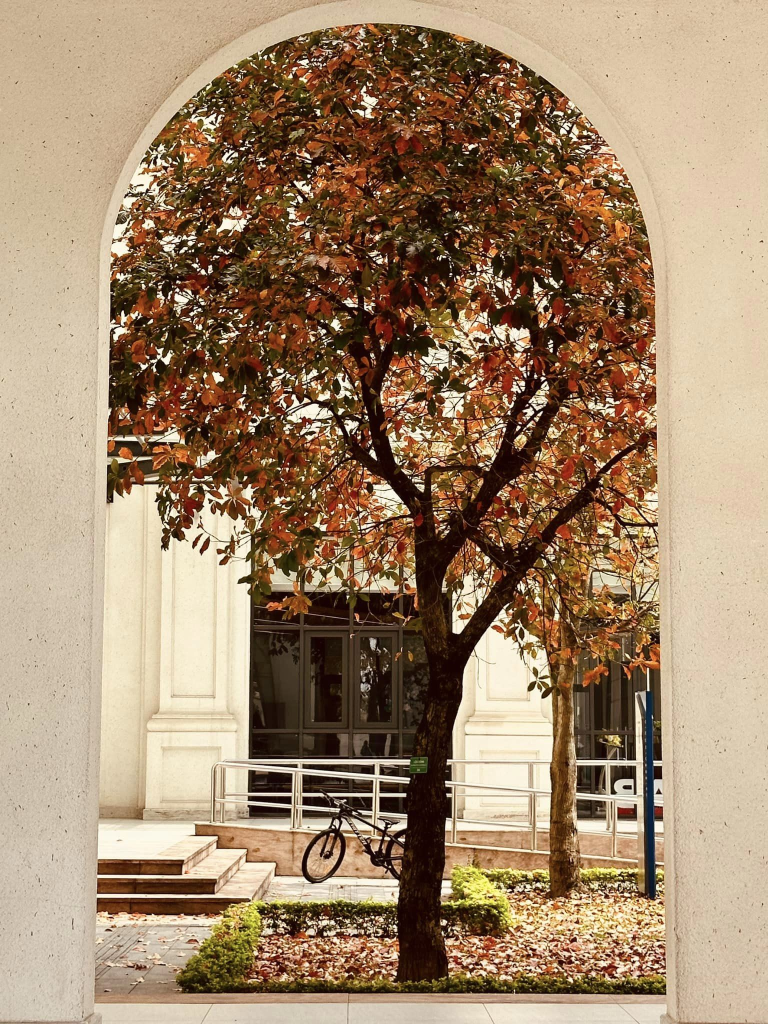
#> input picture CP_MP01/vinuni_campus.jpg, 1536 x 2048 px (shown at 1/2 size)
$ python problem34.py
#> lines starting #> are read from the running program, lines starting #| are printed output that depends on the picture
import cv2
import matplotlib.pyplot as plt

image = cv2.imread('vinuni_campus.jpg')
#> image is the input picture: shape (2048, 1536, 3); mean B, G, R 107.4, 134.6, 160.2

gray_image = cv2.cvtColor(image, cv2.COLOR_BGR2GRAY)
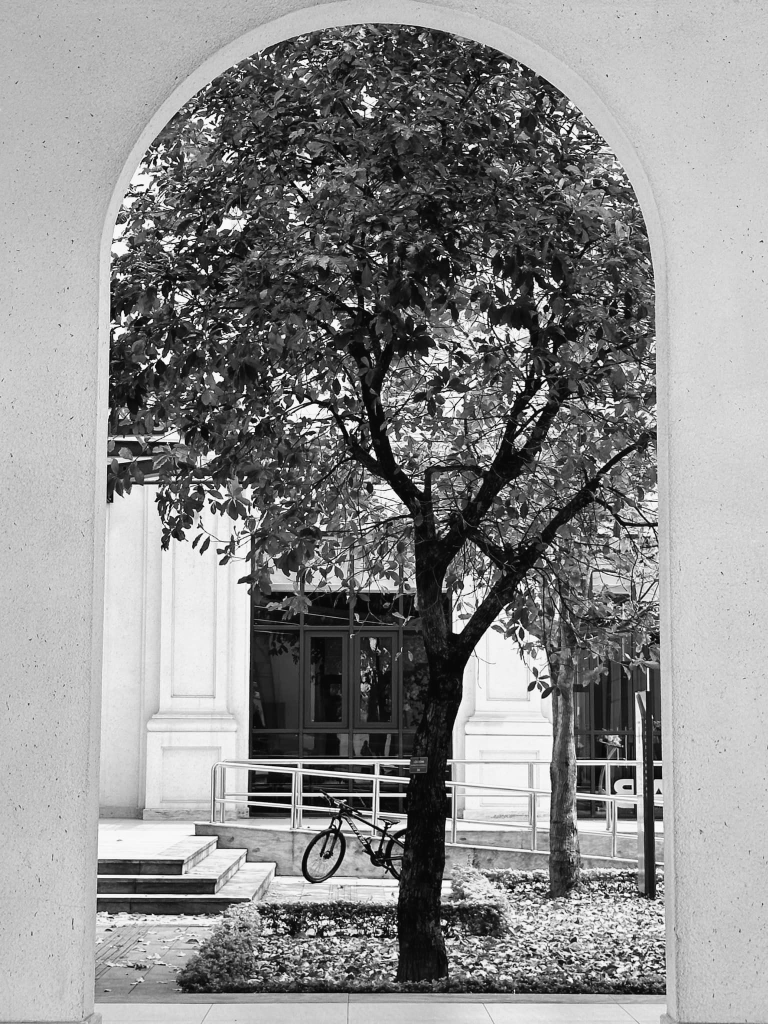
#> gray_image: shape (2048, 1536) (shown at 1/2 size); min 0, max 254, mean 139.1

def scale_image(img, new_width, new_height):
#> called with new_width = 640, new_height = 480
    scaled_image = cv2.resize(img, (new_width, new_height), interpolation=cv2.INTER_LINEAR)
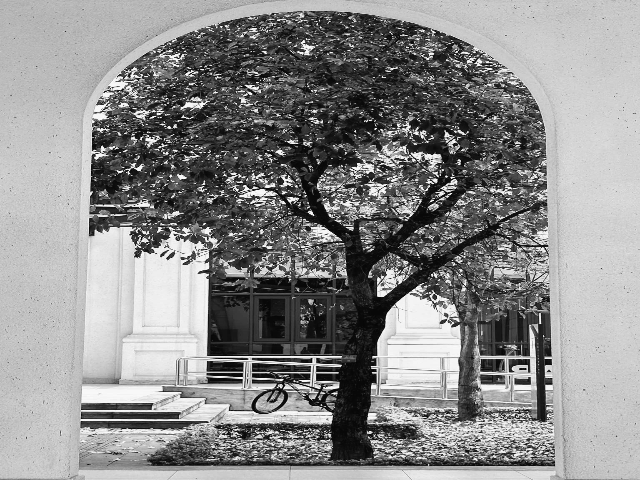
#> scaled_image: shape (480, 640); min 3, max 253, mean 139.1
    return scaled_image

# Example
new_width = 640
new_height = 480
scaled_image = scale_image(gray_image, new_width, new_height)

plt.imshow(scaled_image, cmap='gray')
plt.title('Scaled Image')
plt.axis('off')
plt.show()
